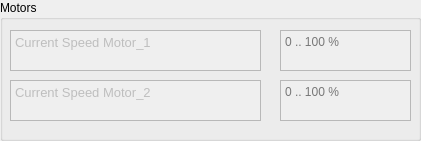
     <widget class="QGroupBox" name="gB_Motors">
      <property name="geometry">
       <rect>
        <x>650</x>
        <y>30</y>
        <width>421</width>
        <height>141</height>
       </rect>
      </property>
      <property name="title">
       <string>Motors</string>
      </property>
      <widget class="QTextEdit" name="tE_motor_1">
       <property name="enabled">
        <bool>false</bool>
       </property>
       <property name="geometry">
        <rect>
         <x>10</x>
         <y>30</y>
         <width>251</width>
         <height>41</height>
        </rect>
       </property>
       <property name="readOnly">
        <bool>true</bool>
       </property>
       <property name="html">
        <string>&lt;!DOCTYPE HTML PUBLIC &quot;-//W3C//DTD HTML 4.0//EN&quot; &quot;http://www.w3.org/TR/REC-html40/strict.dtd&quot;&gt;
&lt;html&gt;&lt;head&gt;&lt;meta name=&quot;qrichtext&quot; content=&quot;1&quot; /&gt;&lt;style type=&quot;text/css&quot;&gt;
p, li { white-space: pre-wrap; }
&lt;/style&gt;&lt;/head&gt;&lt;body style=&quot; font-family:'MS Shell Dlg 2'; font-size:8.25pt; font-weight:400; font-style:normal;&quot;&gt;
&lt;p style=&quot; margin-top:0px; margin-bottom:0px; margin-left:0px; margin-right:0px; -qt-block-indent:0; text-indent:0px;&quot;&gt;&lt;span style=&quot; font-size:10pt;&quot;&gt;Current Speed Motor_1&lt;/span&gt;&lt;/p&gt;&lt;/body&gt;&lt;/html&gt;</string>
       </property>
      </widget>
      <widget class="QTextEdit" name="tE_motor_1_speed">
       <property name="enabled">
        <bool>false</bool>
       </property>
       <property name="geometry">
        <rect>
         <x>280</x>
         <y>30</y>
         <width>131</width>
         <height>41</height>
        </rect>
       </property>
       <property name="html">
        <string>&lt;!DOCTYPE HTML PUBLIC &quot;-//W3C//DTD HTML 4.0//EN&quot; &quot;http://www.w3.org/TR/REC-html40/strict.dtd&quot;&gt;
&lt;html&gt;&lt;head&gt;&lt;meta name=&quot;qrichtext&quot; content=&quot;1&quot; /&gt;&lt;style type=&quot;text/css&quot;&gt;
p, li { white-space: pre-wrap; }
&lt;/style&gt;&lt;/head&gt;&lt;body style=&quot; font-family:'MS Shell Dlg 2'; font-size:8.25pt; font-weight:400; font-style:normal;&quot;&gt;
&lt;p style=&quot;-qt-paragraph-type:empty; margin-top:0px; margin-bottom:0px; margin-left:0px; margin-right:0px; -qt-block-indent:0; text-indent:0px; font-size:12pt;&quot;&gt;&lt;br /&gt;&lt;/p&gt;&lt;/body&gt;&lt;/html&gt;</string>
       </property>
       <property name="placeholderText">
        <string>0 .. 100 %</string>
       </property>
      </widget>
      <widget class="QTextEdit" name="tE_motor_2">
       <property name="enabled">
        <bool>false</bool>
       </property>
       <property name="geometry">
        <rect>
         <x>10</x>
         <y>80</y>
         <width>251</width>
         <height>41</height>
        </rect>
       </property>
       <property name="readOnly">
        <bool>true</bool>
       </property>
       <property name="html">
        <string>&lt;!DOCTYPE HTML PUBLIC &quot;-//W3C//DTD HTML 4.0//EN&quot; &quot;http://www.w3.org/TR/REC-html40/strict.dtd&quot;&gt;
&lt;html&gt;&lt;head&gt;&lt;meta name=&quot;qrichtext&quot; content=&quot;1&quot; /&gt;&lt;style type=&quot;text/css&quot;&gt;
p, li { white-space: pre-wrap; }
&lt;/style&gt;&lt;/head&gt;&lt;body style=&quot; font-family:'MS Shell Dlg 2'; font-size:8.25pt; font-weight:400; font-style:normal;&quot;&gt;
&lt;p style=&quot; margin-top:0px; margin-bottom:0px; margin-left:0px; margin-right:0px; -qt-block-indent:0; text-indent:0px;&quot;&gt;&lt;span style=&quot; font-size:10pt;&quot;&gt;Current Speed Motor_2&lt;/span&gt;&lt;/p&gt;&lt;/body&gt;&lt;/html&gt;</string>
       </property>
      </widget>
      <widget class="QTextEdit" name="tE_motor_2_speed">
       <property name="enabled">
        <bool>false</bool>
       </property>
       <property name="geometry">
        <rect>
         <x>280</x>
         <y>80</y>
         <width>131</width>
         <height>41</height>
        </rect>
       </property>
       <property name="html">
        <string>&lt;!DOCTYPE HTML PUBLIC &quot;-//W3C//DTD HTML 4.0//EN&quot; &quot;http://www.w3.org/TR/REC-html40/strict.dtd&quot;&gt;
&lt;html&gt;&lt;head&gt;&lt;meta name=&quot;qrichtext&quot; content=&quot;1&quot; /&gt;&lt;style type=&quot;text/css&quot;&gt;
p, li { white-space: pre-wrap; }
&lt;/style&gt;&lt;/head&gt;&lt;body style=&quot; font-family:'MS Shell Dlg 2'; font-size:8.25pt; font-weight:400; font-style:normal;&quot;&gt;
&lt;p style=&quot;-qt-paragraph-type:empty; margin-top:0px; margin-bottom:0px; margin-left:0px; margin-right:0px; -qt-block-indent:0; text-indent:0px; font-size:12pt;&quot;&gt;&lt;br /&gt;&lt;/p&gt;&lt;/body&gt;&lt;/html&gt;</string>
       </property>
       <property name="placeholderText">
        <string>0 .. 100 %</string>
       </property>
      </widget>
     </widget>
